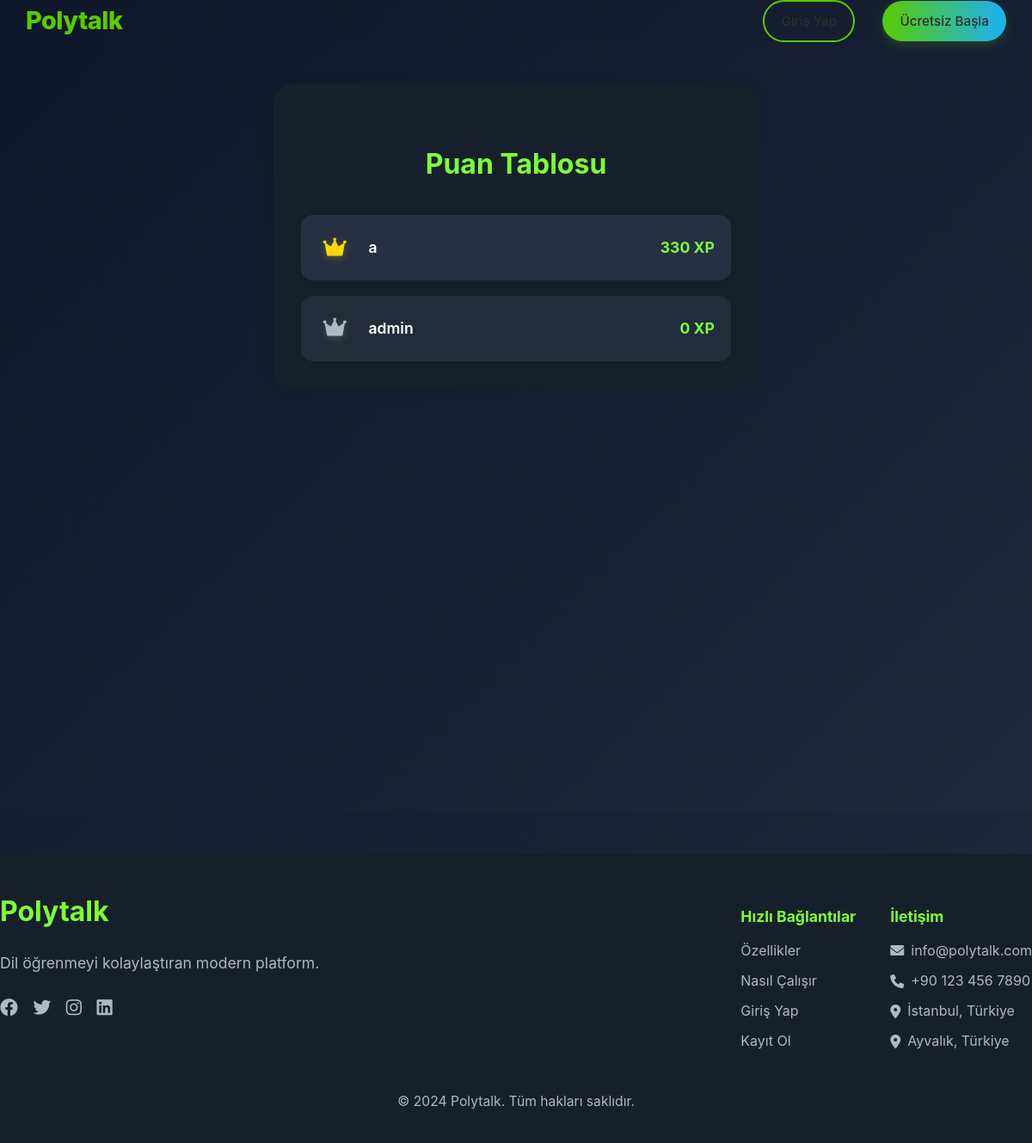
The app's page /leaderboard with its own data.
### sql.py (models this page shows, shortened)
class KullaniciIlerleme(db.Model):
    id = db.Column(db.Integer, primary_key=True)
    kullanici_id = db.Column(db.Integer, db.ForeignKey('kullanici.id'), nullable=False)
    toplam_xp = db.Column(db.Integer, default=0)
    seviye = db.Column(db.Integer, default=1)
    son_guncelleme = db.Column(db.DateTime, default=datetime.utcnow)
    streak = db.Column(db.Integer, default=0)
    son_aktivite = db.Column(db.DateTime, default=datetime.utcnow)

class Kullanici(db.Model, UserMixin):
    id = db.Column(db.Integer, primary_key=True)
    kullanici_adi = db.Column(db.String(80), unique=True, nullable=False)
    email = db.Column(db.String(120), unique=True, nullable=False)
    sifre = db.Column(db.String(120), nullable=False)
    is_admin = db.Column(db.Boolean, default=False)
    is_moderator = db.Column(db.Boolean, default=False)
    hedef_dil = db.Column(db.String(50))
    seviye = db.Column(db.String(20))
    olusturulma_tarihi = db.Column(db.DateTime, default=datetime.utcnow)
    son_giris = db.Column(db.DateTime)
    ilerleme = db.relationship('KullaniciIlerleme', backref='kullanici', uselist=False, lazy=True)
    kelime_kartlari = db.relationship('KelimeKart', backref='kullanici', lazy=True)

### app.py (the view)
@app.route('/leaderboard')
def leaderboard():
    kullanicilar, current_user_row = get_leaderboard_data(current_user.id if current_user.is_authenticated else None)
    return render_template('leaderboard.html', kullanicilar=kullanicilar, current_user_row=current_user_row)

### sql.py (called while the page is built, shortened)
def get_leaderboard_data(current_user_id=None):
    kullanicilar = (
        Kullanici.query
        .join(KullaniciIlerleme, Kullanici.id == KullaniciIlerleme.kullanici_id)
        .add_columns(Kullanici.id, Kullanici.kullanici_adi, KullaniciIlerleme.toplam_xp, KullaniciIlerleme.seviye)
        .order_by(desc(KullaniciIlerleme.toplam_xp))
        .limit(20)
        .all()
    )
    current_user_row = None
    return kullanicilar, current_user_row

### templates/leaderboard.html (shortened to what this page needs)
{% extends "base.html" %}
{% block content %}
<div class="leaderboard-bg">
  <div class="leaderboard-container">
    <h2>Puan Tablosu</h2>
    <div class="leaderboard-list">
      {% for kullanici in kullanicilar %}
      <div class="leaderboard-row {% if loop.index == 1 %}first{% elif loop.index == 2 %}second{% elif loop.index == 3 %}third{% endif %}">
        <div class="leaderboard-rank">
          {% if loop.index == 1 %}<i class="fas fa-crown gold"></i>{% elif loop.index == 2 %}<i class="fas fa-crown silver"></i>{% elif loop.index == 3 %}<i class="fas fa-crown bronze"></i>{% else %}{{ loop.index }}{% endif %}
        </div>
        <div class="leaderboard-username">{{ kullanici.kullanici_adi }}</div>
        <div class="leaderboard-score">{{ kullanici.toplam_xp }} XP</div>
      </div>
      {% endfor %}
    </div>
  </div>
</div>
{% endblock %}

### static/css/style.css (style rules this page uses)
:root { --primary-color: #58cc02; --primary-light: #7bea2a; --primary-dark: #46a302; --secondary-color: #1cb0f6; --accent-color: #ff4b4b; --background-color: #f8fff8; --text-color: #2d2d2d; --text-light: #7a7a7a; --card-shadow: 0 8px 40px rgba(0, 0, 0, 0.08); --card-shadow-hover: 0 16px 48px rgba(0,0,0,0.1); --transition-speed: 0.35s; --border-radius: 16px; --input-bg: #f9fbf9; --input-border: #dfe5dc; --input-focus: #b2f296; }
body { margin: 0; font-family: 'Inter', sans-serif; background: var(--background-color); color: var(--text-color); line-height: 1.7; }
html { scroll-behavior: smooth; }

### templates/leaderboard.html (style rules this page uses)
body, .leaderboard-bg { background: linear-gradient(135deg, #0f172a 0%, #1e293b 100%) !important; min-height: 100vh; }
.leaderboard-bg { padding: 3rem 0; }
.leaderboard-container { max-width: 500px; margin: 0 auto; background: #16202a; border-radius: 24px; box-shadow: 0 2px 16px rgba(0,0,0,0.10); padding: 2.5rem 2rem 2rem 2rem; color: #fff; }
.leaderboard-container h2 { text-align: center; color: #7cff3a; margin-bottom: 2rem; font-size: 2rem; }
.leaderboard-list { display: flex; flex-direction: column; gap: 1.1rem; }
.leaderboard-row { display: flex; align-items: center; background: #1e293b; border-radius: 14px; padding: 1.1rem 1.2rem; box-shadow: 0 2px 8px rgba(0,0,0,0.07); font-size: 1.1rem; font-weight: 600; transition: transform 0.15s; position: relative; }
.leaderboard-rank { width: 40px; text-align: center; font-size: 1.5rem; margin-right: 1.2rem; }
.leaderboard-username { flex: 1; color: #fff; }
.leaderboard-score { color: #7cff3a; font-size: 1.1rem; font-weight: 700; }
.gold { color: #ffd700; text-shadow: 0 2px 8px #ffd70044; }
.silver { color: #b0b8c1; text-shadow: 0 2px 8px #b0b8c144; }
.first { background: #263043; }
.second { background: #222c3a; }

### records on screen
KullaniciIlerleme: kullanici_adi "a", toplam_xp "330"
KullaniciIlerleme: kullanici_adi "admin", toplam_xp "0"
